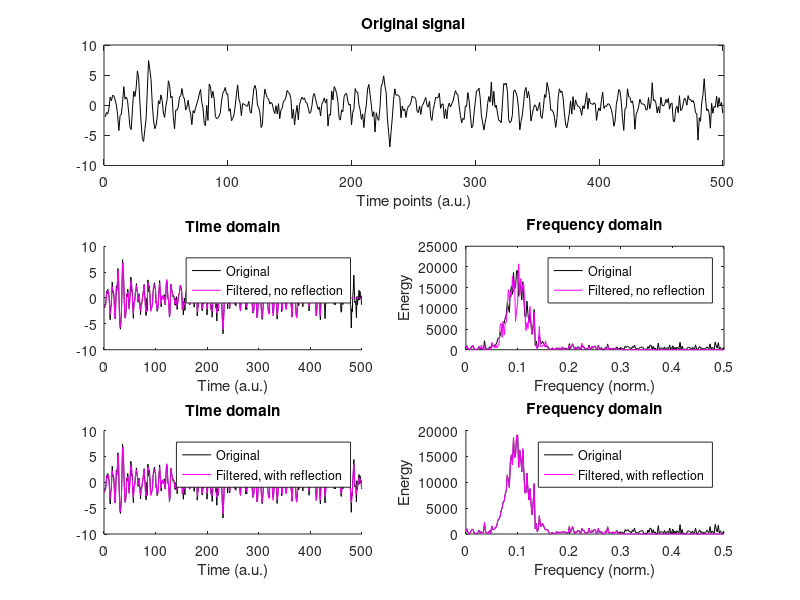

Write MATLAB code to recreate this figure.
%% Filtering
% Avoid edge effects with reflection
%%
% Create a signal
N  = 500;
hz = linspace(0,1,N);
gx = exp( -(4*log(2)*(hz-.1)/.1).^2 )*N/2;
signal = real(ifft( gx.*exp(1i*rand(1,N)*2*pi) )) + ...
         randn(1,N);

% Plot it and its power spectrum
figure(1), clf
subplot(311)
plot(1:N,signal,'k')
set(gca,'xlim',[0 N+1])
title('Original signal')
xlabel('Time points (a.u.)')

subplot(324)
plot(hz,abs(fft(signal)).^2,'k','markerfacecolor','w')
set(gca,'xlim',[0 .5])
xlabel('Frequency (norm.)'), ylabel('Energy')
title('Frequency-domain signal representation')

%% Apply a low-pass causal filter
% Generate filter kernel
order = 150;
fkern = fir1(order,.6,'low');

% Zero-phase-shift filter
fsignal = filter(fkern,1,signal); % forward
fsignal = filter(fkern,1,fsignal(end:-1:1)); % reverse
fsignal = fsignal(end:-1:1); % flip forward

% Plot the original signal and filtered version
subplot(323), hold on
plot(1:N,signal,'k')
plot(1:N,fsignal,'m')
set(gca,'xlim',[0 N+1])
xlabel('Time (a.u.)')
title('Time domain')
legend({'Original';'Filtered, no reflection'})

% Power spectra
subplot(324), hold on
plot(hz,abs(fft(fsignal)).^2,'m')
title('Frequency domain')
legend({'Original';'Filtered, no reflection'})

%% Now with reflection by filter order
% Reflect the signal
reflectsig = [ signal(order:-1:1) signal signal(end:-1:end-order+1) ];

% Zero-phase-shift filter on the reflected signal
reflectsig = filter(fkern,1,reflectsig);
reflectsig = filter(fkern,1,reflectsig(end:-1:1));
reflectsig = reflectsig(end:-1:1);

% Now chop off the reflected parts
fsignal = reflectsig(order+1:end-order);

% Try again with filtfilt
%fsignal1 = filtfilt(fkern,1,signal);

% Plot
subplot(325), hold on
plot(1:N,signal,'k')
plot(1:N,fsignal,'m')
set(gca,'xlim',[0 N+1])
xlabel('Time (a.u.)')
title('Time domain')
legend({'Original';'Filtered, with reflection'})

% Spectra
subplot(326), hold on
plot(hz,abs(fft(signal)).^2,'k')
plot(hz,abs(fft(fsignal)).^2,'m')
legend({'Original';'Filtered, with reflection'})
set(gca,'xlim',[0 .5])
xlabel('Frequency (norm.)'), ylabel('Energy')
title('Frequency domain')

%% end.